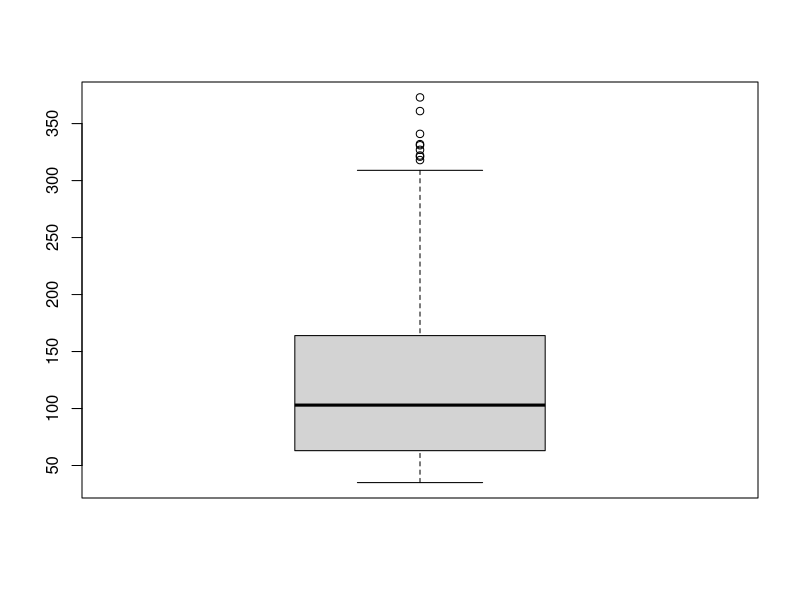

This figure's R source:
# Box Plot?

data(ChickWeight)
weights <- ChickWeight$weight

pdf("chick_weight_boxplot.pdf")
boxplot(weights)
dev.off()
